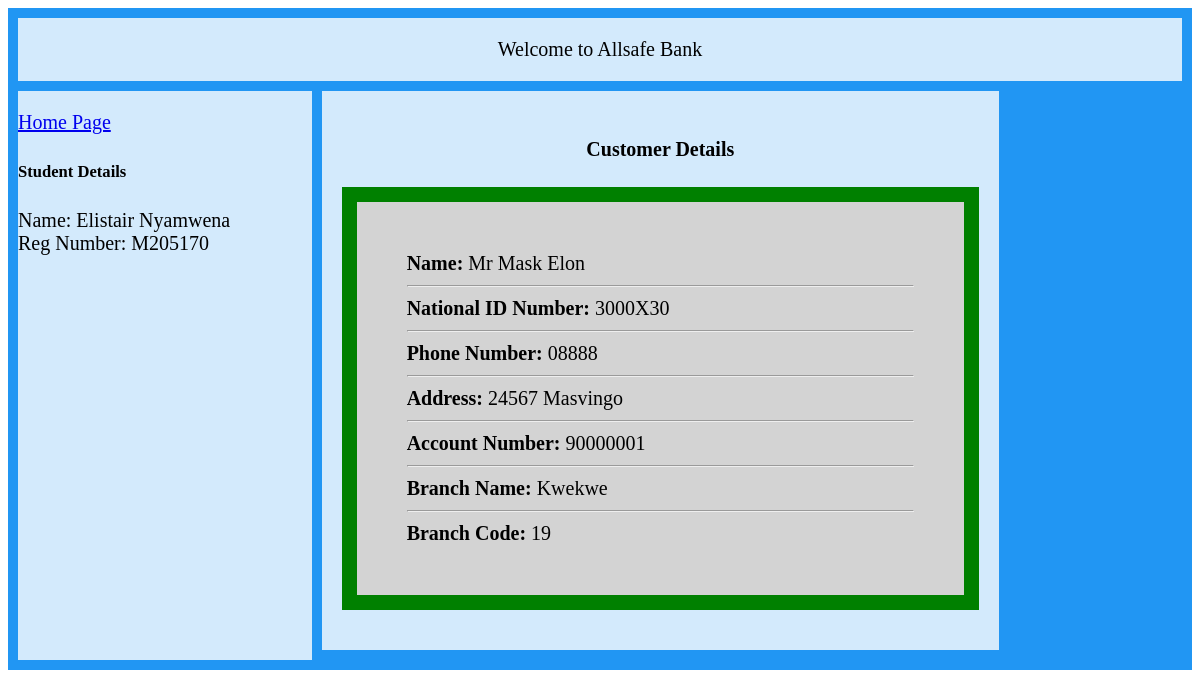
Screenshot of /customer_details/3/ with the database file from the repository.
### base/models.py (models this page shows, shortened)
class BankDetails(models.Model):
    account_number = models.CharField(max_length=30, unique=True)
    customer_id = models.ForeignKey(Customer, on_delete=models.CASCADE)
    branch_name = models.CharField(max_length=30)
    branch_code = models.IntegerField()

class Customer(models.Model):
    first_name = models.CharField(max_length=30)
    last_name = models.CharField(max_length=30)
    national_id_number = models.CharField(max_length=16, unique=True)
    title = models.CharField(max_length=10)
    phone_number = models.CharField(max_length=18)
    address = models.CharField(max_length=50)
    updated = models.DateTimeField(auto_now=True)
    created = models.DateTimeField(auto_now_add=True)

### base/views.py (the view)
# urls.py: path('customer_details/<str:pk>/', views.view_details, name="details"),
def view_details(request, pk):
    customers = BankDetails.objects.get(customer_id=pk)
    context = {'customers': customers}
    return render(request, 'base/customer_details.html', context)

### base/templates/base/customer_details.html (shortened to what this page needs)
{% extends 'nav.html' %}
{% block content %}
<h4>Customer Details</h4>
<div id="details">
<span style="font-weight: bold">Name: </span>  {{ customers.customer_id.title  }} {{ "  " }} {{ customers.customer_id.last_name }} {{ " " }} {{ customers.customer_id.first_name }} <br>
    <hr>
    <span style="font-weight: bold">National ID Number:</span> {{ customers.customer_id.national_id_number }}  <br>
    <hr>
    <span style="font-weight: bold">Phone Number:</span>  {{ customers.customer_id.phone_number }} <br>
    <hr>
    <span style="font-weight: bold">Address:</span>  {{ customers.customer_id.address }} <br>
    <hr>
    <span style="font-weight: bold">Account Number:</span> {{ customers.account_number }}  <br>
    <hr>
    <span style="font-weight: bold">Branch Name:</span> {{ customers.branch_name }} <br>
    <hr>
    <span style="font-weight: bold">Branch Code:</span> {{ customers.branch_code }} <br>
</div>
{% endblock content %}

### base/templates/base/customer_details.html (style rules this page uses)
#details { background-color: lightgrey; width: auto; border: 15px solid green; padding: 50px; margin: 20px; text-align: left !important; }

### rows the page displays
BankDetails: customer_id "Mr", customer_id.last_name "Mask", customer_id.first_name "Elon", customer_id.national_id_number "3000X30", customer_id.phone_number "08888", customer_id.address "24567 Masvingo", account_number "90000001", branch_name "Kwekwe", branch_code "19"
